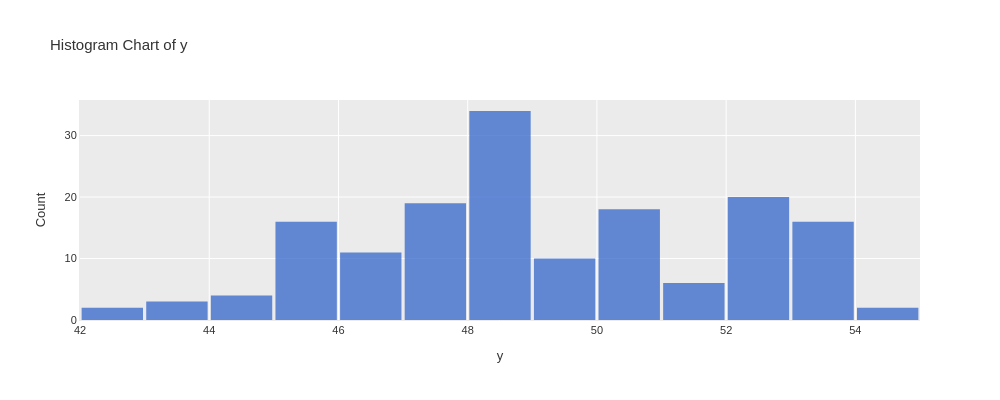

Notebook code for this chart:
### Markdown cell above
## 1.5 Quick Distribution Check: Histogram

Before diving into control charts, you can visualize the distribution of your response variable using a histogram.

### Code cell
# Histogram of response variable
study.execute(chart='Histogram', bins=15).plot(theme='ggplot').show()

### Figure 1 — Plotly figure (JSON) as saved in the notebook; plotly's stock layout.template omitted (floating-point values rounded to 4 significant figures; data arrays with more than 128 entries replaced by an {"elided": "..."} marker saying what was removed)
{"data": [{"marker": {"color": "#3366CC"}, "name": "y", "nbinsx": 15, "opacity": 0.75, "showlegend": true, "type": "histogram", "x": {"elided": "161 float values"}}], "layout": {"bargap": 0.05, "font": {"color": "#333333", "family": "sans-serif", "size": 11}, "height": 400, "paper_bgcolor": "white", "plot_bgcolor": "#EBEBEB", "showlegend": false, "title": {"text": "Histogram Chart of y"}, "width": 1000, "xaxis": {"gridcolor": "white", "gridwidth": 1.0, "linecolor": "#EBEBEB", "linewidth": 1.0, "showgrid": true, "showline": true, "title": {"text": "y"}}, "yaxis": {"gridcolor": "white", "gridwidth": 1.0, "linecolor": "#EBEBEB", "linewidth": 1.0, "showgrid": true, "showline": true, "title": {"text": "Count"}, "zeroline": false}}}
